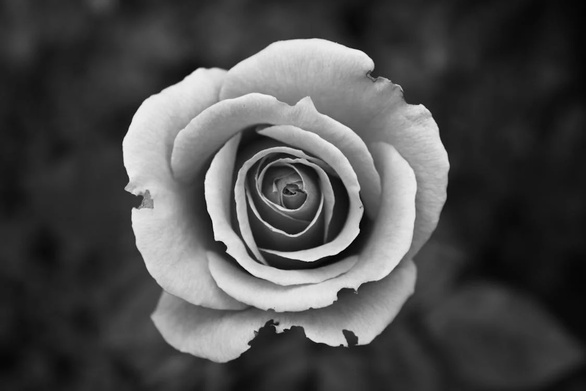
#> input picture bunga.jpg, 586 x 391 px, shrunk from 1125 x 750 before the run
$ jupyter execute main.ipynb
#> lines starting #> are read from the running program, lines starting #| are printed output that depends on the picture
[cell 1]
import cv2 as cv
import numpy as np
import matplotlib.pyplot as plt
import os

[cell 2]
def grayimg():
    root = os.getcwd()
    imgpath = os.path.join(root, 'bunga.jpg')
    img = cv.imread(imgpath, cv.IMREAD_GRAYSCALE)
#> img is the input picture: shape (391, 586); min 0, max 245, mean 76.7

    # Menampilkan gambar grayscale
    plt.figure()
    plt.imshow(img, cmap='gray')
    plt.title('Gambar Grayscale')
    plt.axis('off')

    # Menghitung histogram
    hist = cv.calcHist([img], [0], None, [256], [0, 256])
#> hist = 256 values, max 5097 at index 31, min 0 at index 246, mean 895

    # Menampilkan histogram
    plt.figure()
    plt.plot(hist, color='black')
    plt.title('Histogram Gambar Grayscale')
    plt.xlabel('Piksel Intensitas')
    plt.xlim([0, 256])
    plt.ylabel('Jumlah Piksel')
    plt.grid(True)
    plt.show()
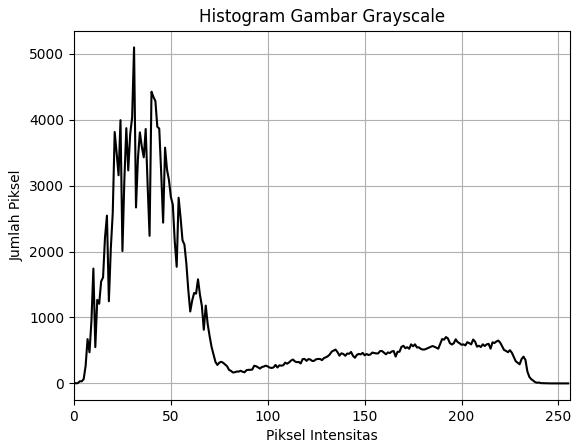
#> figure drawn by matplotlib, 1 panel; curve peaks at x = 31, y = 5097

    # Menghitung statistik histogram
    mean = np.mean(img)
#> mean = 76.65
    print(f"Rata-rata: {mean:.2f}")
#| Rata-rata: 76.65
    stddev = np.std(img)
#> stddev = 64.68
    print(f"Standar Deviasi: {stddev:.2f}")
#| Standar Deviasi: 64.68
    var = np.var(img)
#> var = 4184.1
    print(f"Variansi: {var:.2f}")
#| Variansi: 4184.12

if __name__ == '__main__':
    grayimg()

Image Histogram RGB

[cell 3]
def colorimg():
    root = os.getcwd()
    imgpath = os.path.join(root, 'alam.jpg')
    img = cv.imread(imgpath)
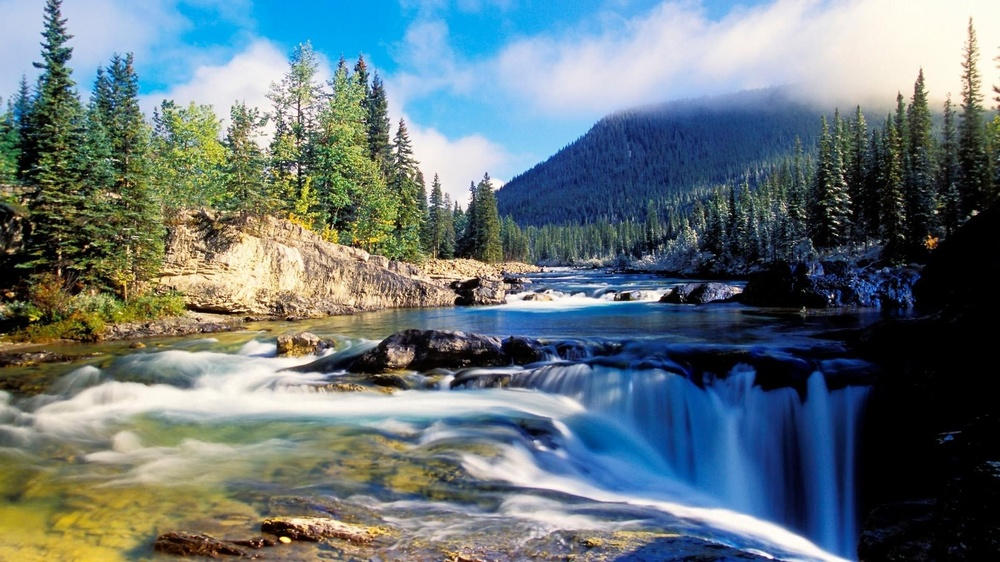
#> input picture alam.jpg, 1000 x 562 px, shrunk from 1920 x 1080 before the run
#> img is the input picture: shape (562, 1000, 3); mean B, G, R 121.8, 117.1, 102.3
    rgb_img = cv.cvtColor(img, cv.COLOR_BGR2RGB)


    # Menampilkan gambar berwarna
    plt.figure()
    plt.imshow(rgb_img)
    plt.title('Gambar Warna')
    plt.axis('off')
    plt.show()

    colors = ['red', 'green', 'blue']

    # Histogram gabungan untuk semua channel warna
    plt.figure(figsize=(10, 5))
    for i, color in enumerate(colors):
        hist = cv.calcHist([rgb_img], [i], None , [256], [0, 256])
        plt.plot(hist, color=color, label=color.capitalize())
    plt.title('Histogram Gabungan')
    plt.xlabel('Piksel Intensitas')
    plt.ylabel('Jumlah Piksel')
    plt.xlim([0, 256])
    plt.legend()
    plt.grid(True)
    plt.show()
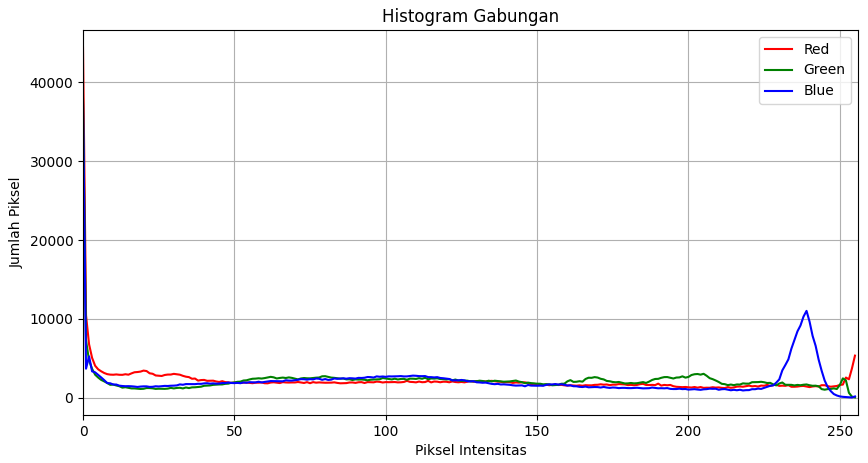
#> figure drawn by matplotlib, 1 panel; curve peaks at x = 0, y = 44404; curve peaks at x = 0, y = 37889; curve peaks at x = 0, y = 37569

    # Histogram untuk setiap channel warna
    for i, color in enumerate(colors):
        hist = cv.calcHist([rgb_img], [i], None, [256], [0, 256])
        plt.figure()
        plt.plot(hist, color=color)
        plt.title(f'Histogram Channel {color.capitalize()}')
        plt.xlabel('Piksel Intensitas')
        plt.ylabel('Jumlah Piksel')
        plt.xlim([0, 256])
        plt.grid(True)
        plt.show()

        # Menghitung statistik histogram untuk setiap channel warna
        mean = np.mean(rgb_img[:, :, i])
        print(f"Rata-rata {color}: {mean:.2f}")
        stddev = np.std(rgb_img[:, :, i])
        print(f"Standar Deviasi {color}: {stddev:.2f}")
        var = np.var(rgb_img[:, :, i])
        print(f"Variansi {color}: {var:.2f}")
#> this loop made 3 passes
#> (mean, stddev, var) on passes 1 to 3: (102.3, 79.81, 6369.2), (117.1, 74.67, 5576.1), (121.8, 81.06, 6570.4)
#| Rata-rata red: 102.35
#| Standar Deviasi red: 79.81
#| Variansi red: 6369.22
#| Rata-rata green: 117.14
#| Standar Deviasi green: 74.67
#| Variansi green: 5576.05
#| Rata-rata blue: 121.77
#| Standar Deviasi blue: 81.06
#| Variansi blue: 6570.44
#> pass 1, in colorimg, `plt.show()`:
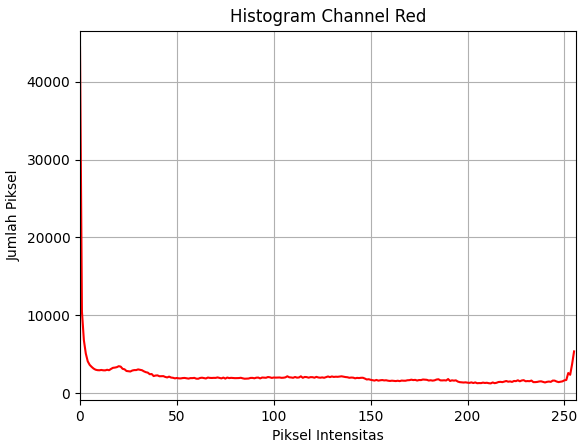
#> figure drawn by matplotlib, 1 panel; curve peaks at x = 0, y = 44404
#> pass 2, in colorimg, `plt.show()`:
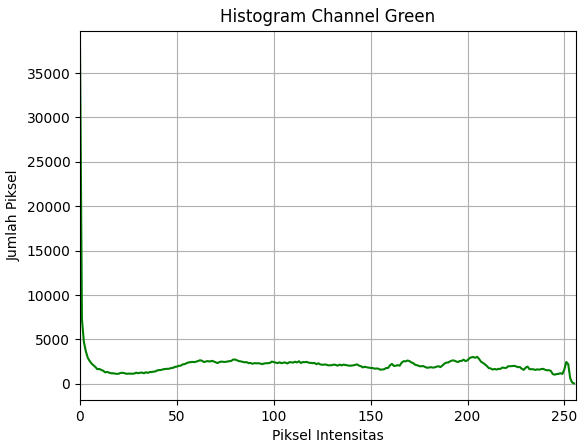
#> figure drawn by matplotlib, 1 panel; curve peaks at x = 0, y = 37889

if __name__ == '__main__':
    colorimg()
